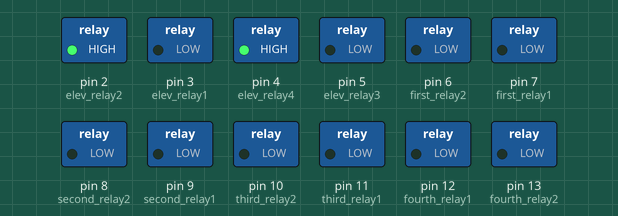
Simulated run of this sketch. Board: Arduino Uno, built with avr-gcc and run on an emulated ATmega328P. Parts: switched loads named in the sketch (green lamp = pin HIGH).

Above: at 0.1 s.
At 22.1 s:
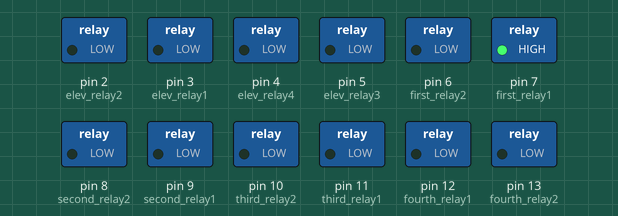
At 43.1 s:
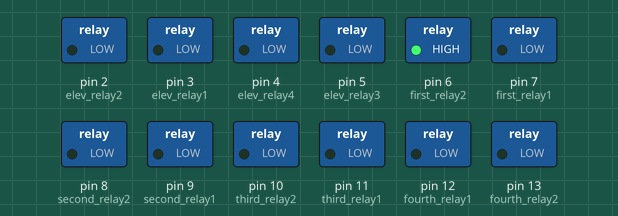
At 64.1 s:
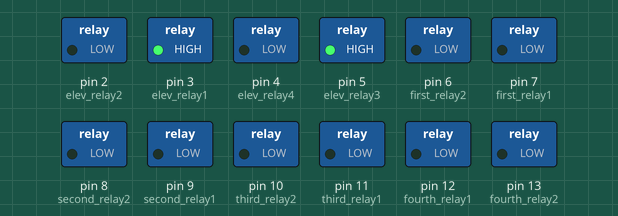
At 95.9 s:
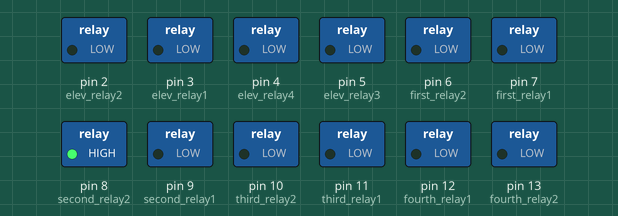
At 128.0 s:
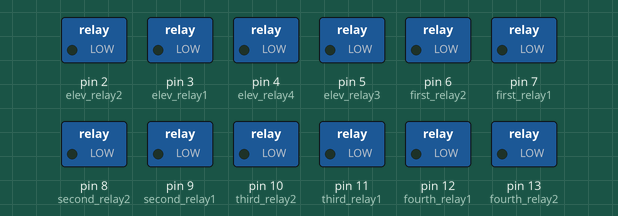
Timing chart, 0 to 129.5 s (numbered marks = the images above):
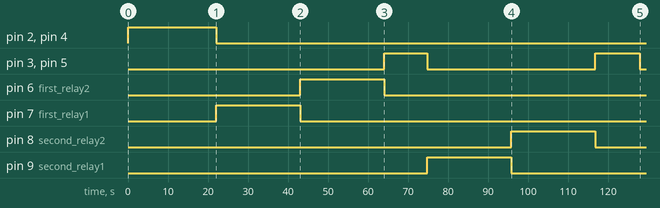

The sketch:

ElevatorCode.ino
```cpp
//Use constants for the relay pins in case you need to change these later
const int elev_relay1 = 3;   //Arduino pin that triggers relay #1
const int elev_relay2 = 2;   //Arduino pin that triggers relay #2
const int elev_relay3 = 5;   //Arduino pin that triggers relay #1
const int elev_relay4 = 4;   //Arduino pin that triggers relay #2
const int first_relay1 = 7;   //Arduino pin that triggers relay #1
const int first_relay2 = 6;   //Arduino pin that triggers relay #2
const int second_relay1 = 9;   //Arduino pin that triggers relay #1
const int second_relay2 = 8;   //Arduino pin that triggers relay #2
const int third_relay1 = 11;   //Arduino pin that triggers relay #1
const int third_relay2 = 10;   //Arduino pin that triggers relay #2
const int fourth_relay1 = 12;   //Arduino pin that triggers relay #1
const int fourth_relay2 = 13;   //Arduino pin that triggers relay #2
// const int fifth_relay1 = 12;   //Arduino pin that triggers relay #1
// const int fifth_relay2 = 13;   //Arduino pin that triggers relay #2

void setup() {
  //Set pinMode to OUTPUT for the two relay pins
  pinMode(elev_relay1, OUTPUT);
  pinMode(elev_relay2, OUTPUT);
  pinMode(elev_relay3, OUTPUT);
  pinMode(elev_relay4, OUTPUT);
  pinMode(first_relay1, OUTPUT);
  pinMode(first_relay2, OUTPUT);
  pinMode(second_relay1, OUTPUT);
  pinMode(second_relay2, OUTPUT);
  pinMode(third_relay1, OUTPUT);
  pinMode(third_relay2, OUTPUT);
  pinMode(fourth_relay1, OUTPUT);
  pinMode(fourth_relay2, OUTPUT);
  // pinMode(fifth_relay1, OUTPUT);
  // pinMode(fifth_relay2, OUTPUT);

batterySwap();
//batteryReset();
//firstPush();
//firstStop();
//firstRetract();
//elevatorUp();
//elevatorDown();
//delay(10500);
//elevatorStop();
//secondRetract();
//secondPush();
//secondRetract();
//thirdPush();
//thirdRetract();
//fourthPush();
//fourthRetract();
//platformReset();
}
void platformReset() {
elevatorUp();
firstRetract();
secondRetract();
thirdRetract();
fourthRetract();
}
void batteryReset() {

elevatorDown();
delay(21000);

elevatorStop();

thirdPush();
delay(21000);

thirdStop();

thirdRetract();
delay(21000);

thirdStop();

elevatorUp();
delay(10800);

elevatorStop();

fourthPush();
delay(21000);

fourthStop();

fourthRetract();
delay(21000);

fourthStop();

elevatorUp();
delay(10400);

elevatorStop();

}

void batterySwap() {
elevatorDown();
delay(22000);

elevatorStop();

firstPush();
delay(21000);

firstStop();

firstRetract();
delay(21000);

firstStop();

elevatorUp();
delay(10800);

elevatorStop();

secondPush();
delay(21000);

secondStop();

secondRetract();
delay(21000);

secondStop();

elevatorUp();
delay(11150);

elevatorStop();

}

void elevatorUp() {
    digitalWrite(elev_relay1, HIGH);
    digitalWrite(elev_relay2, LOW);
    digitalWrite(elev_relay3, HIGH);
    digitalWrite(elev_relay4, LOW);
}

void elevatorDown() {
    digitalWrite(elev_relay1, LOW);
    digitalWrite(elev_relay2, HIGH);
    digitalWrite(elev_relay3, LOW);
    digitalWrite(elev_relay4, HIGH);
}

void elevatorStop() {
    digitalWrite(elev_relay1, LOW);
    digitalWrite(elev_relay2, LOW);
    digitalWrite(elev_relay3, LOW);
    digitalWrite(elev_relay4, LOW);
}

void firstPush() {
    digitalWrite(first_relay1, HIGH);
    digitalWrite(first_relay2, LOW);
}

void firstRetract() {
    digitalWrite(first_relay1, LOW);
    digitalWrite(first_relay2, HIGH);
}

void firstStop() {
    digitalWrite(first_relay1, LOW);
    digitalWrite(first_relay2, LOW);
}

void secondPush() {
    digitalWrite(second_relay1, HIGH);
    digitalWrite(second_relay2, LOW);
}

void secondRetract() {
    digitalWrite(second_relay1, LOW);
    digitalWrite(second_relay2, HIGH);
}

void secondStop() {
    digitalWrite(second_relay1, LOW);
    digitalWrite(second_relay2, LOW);
}
void thirdPush() {
    digitalWrite(third_relay1, HIGH);
    digitalWrite(third_relay2, LOW);
}

void thirdRetract() {
    digitalWrite(third_relay1, LOW);
    digitalWrite(third_relay2, HIGH);
}

void thirdStop() {
    digitalWrite(third_relay1, LOW);
    digitalWrite(third_relay2, LOW);
}

void fourthPush() {
    digitalWrite(fourth_relay1, HIGH);
    digitalWrite(fourth_relay2, LOW);
}

void fourthRetract() {
    digitalWrite(fourth_relay1, LOW);
    digitalWrite(fourth_relay2, HIGH);
}

void fourthStop() {
    digitalWrite(fourth_relay1, LOW);
    digitalWrite(fourth_relay2, LOW);
}

 void loop() {

 }
```
